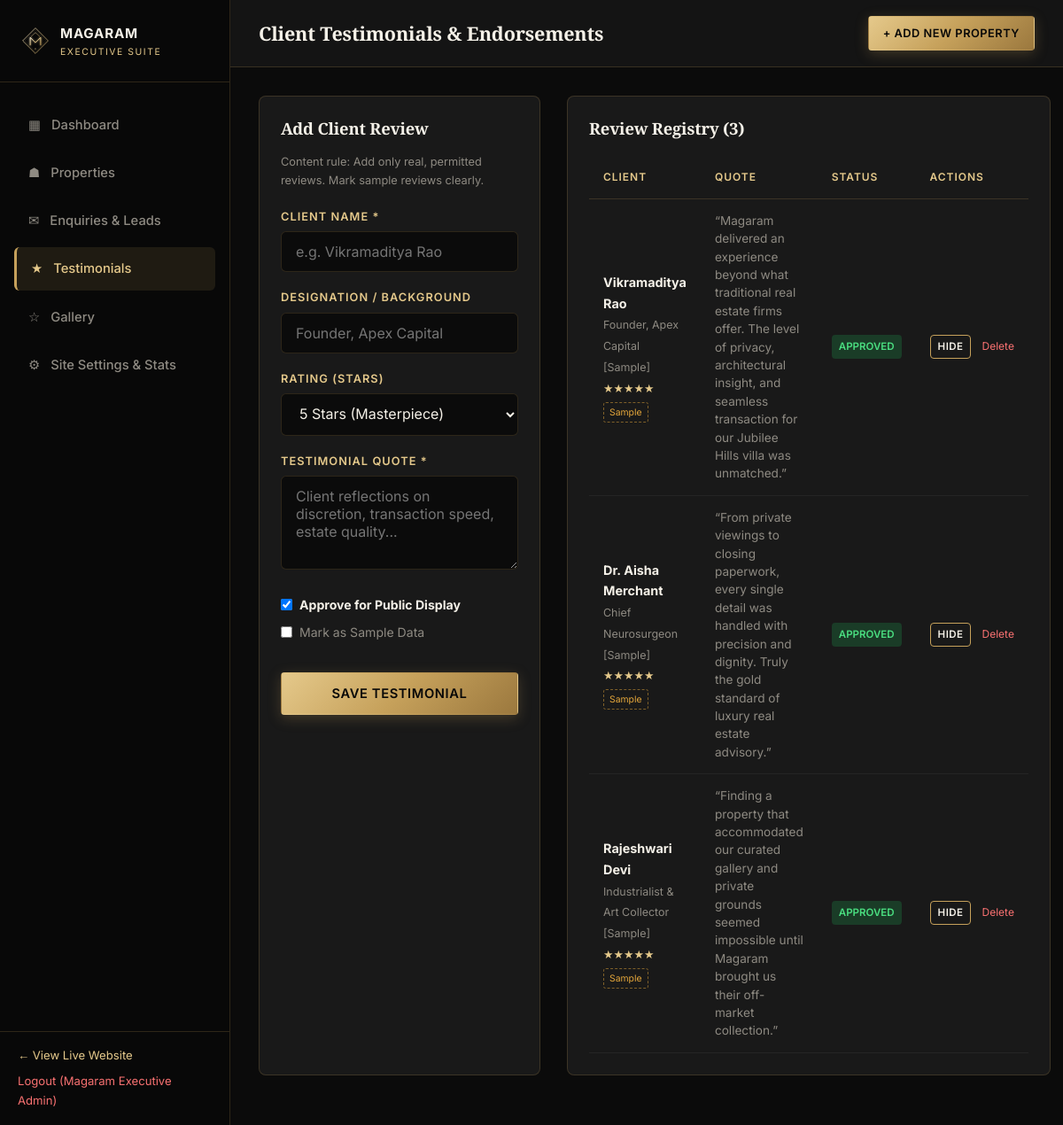
/admin/testimonials.php (signed in), run on an earlier commit of the app's database.
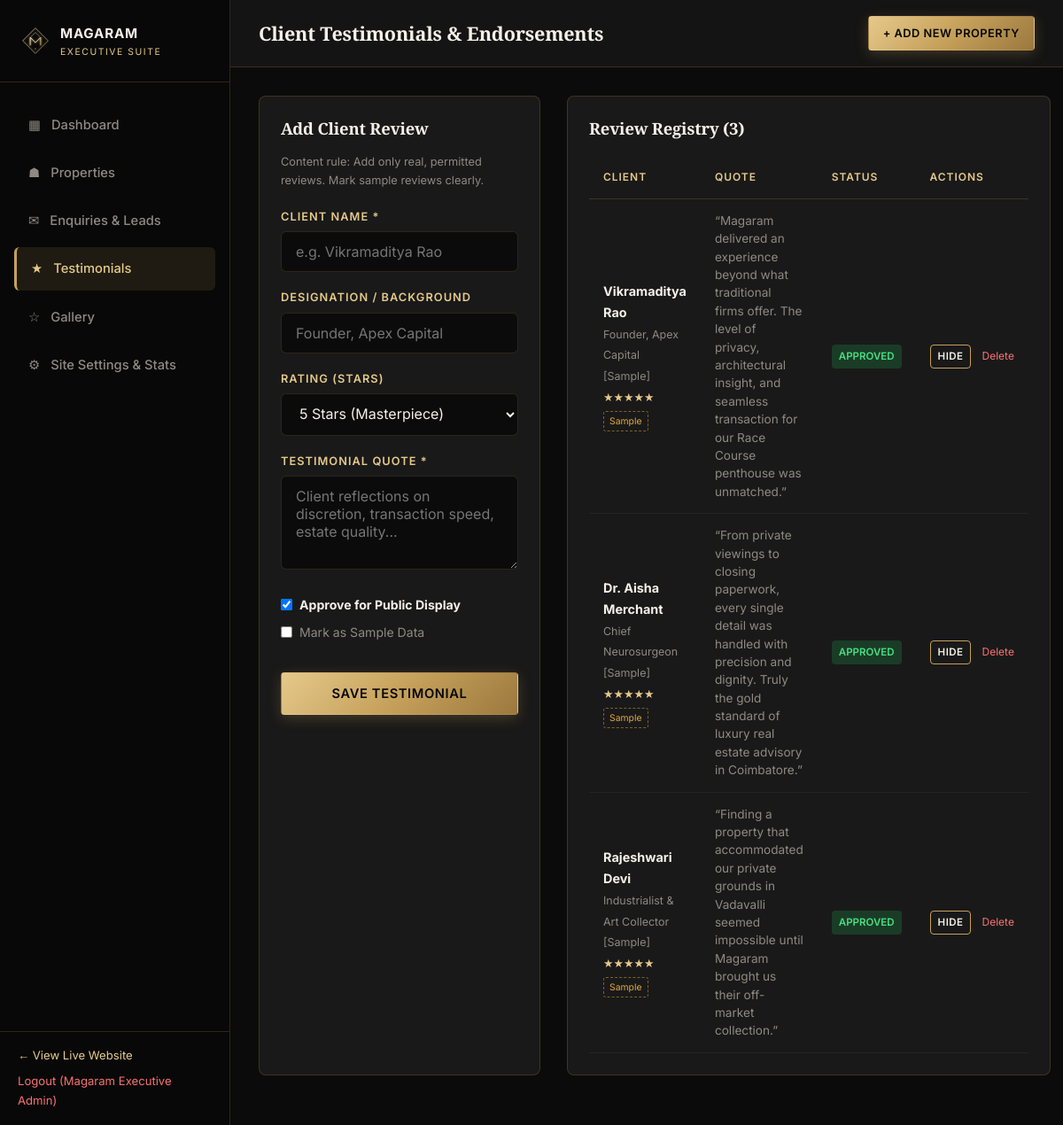
And on a later commit of the database.
### tables this page shows
CREATE TABLE IF NOT EXISTS `testimonials` (
    `id` INT AUTO_INCREMENT PRIMARY KEY,
    `name` VARCHAR(150) NOT NULL,
    `designation` VARCHAR(150) NOT NULL,
    `text` TEXT NOT NULL,
    `rating` INT NOT NULL DEFAULT 5,
    `is_approved` TINYINT(1) NOT NULL DEFAULT 0,
    `is_sample` TINYINT(1) NOT NULL DEFAULT 1,
    `created_at` DATETIME DEFAULT CURRENT_TIMESTAMP
);

### includes/functions.php (called while the page is built, shortened)
<?php
function e(?string $string): string {
    return htmlspecialchars($string ?? '', ENT_QUOTES, 'UTF-8');
}

### admin/testimonials.php (the view, shortened to what the changed rows need)
<?php
$db = get_db();
$testimonials = [];
if ($db) {
    try {
        $testimonials = $db->query("SELECT * FROM testimonials ORDER BY created_at DESC")->fetchAll();
    } catch (Exception $e) {}
}
require_once __DIR__ . '/includes/header.php';
?>
<div style="display: grid; grid-template-columns: 1fr 2fr; gap: 30px;">
    <div class="admin-card">
        <table class="admin-table">
            <thead>
                <tr>
                    <th>Client</th>
                    <th>Quote</th>
                    <th>Status</th>
                    <th>Actions</th>
                </tr>
            </thead>
            <tbody>
                <?php if (empty($testimonials)): ?>
                    <tr>
                        <td colspan="4" style="text-align: center; color: var(--admin-muted); padding: 30px;">
                            No testimonials recorded yet.
                        </td>
                    </tr>
                <?php else: ?>
                    <?php foreach ($testimonials as $t): ?>
                        <tr>
                            <td>
                                <strong><?= e($t['name']); ?></strong><br>
                                <span style="font-size: 0.78rem; color: var(--admin-muted);"><?= e($t['designation']); ?></span><br>
                                <span style="color: var(--gold-bright); font-size: 0.8rem;"><?= str_repeat('&#9733;', (int)$t['rating']); ?></span>
                                <?php if (!empty($t['is_sample'])): ?>
                                    <span class="sample-badge" style="display: block; width: fit-content; margin-top: 4px;">Sample</span>
                                <?php endif; ?>
                            </td>
                            <td style="max-width: 320px; font-size: 0.85rem; color: var(--admin-muted); line-height: 1.5;">
                                &ldquo;<?= e($t['text']); ?>&rdquo;
                            </td>
                            <td>
                                <?php if ($t['is_approved']): ?>
                                    <span class="badge badge-completed">Approved</span>
                                <?php else: ?>
                                    <span class="badge" style="background: rgba(239,68,68,0.2); color: #f87171;">Hidden</span>
                                <?php endif; ?>
                            </td>
                            <td style="white-space: nowrap;">
                                <?php if ($t['is_approved']): ?>
                                    <a href="?action=unapprove&id=<?= $t['id']; ?>" class="btn btn-outline btn-sm" style="padding: 3px 8px; font-size: 0.72rem;">Hide</a>
                                <?php else: ?>
                                    <a href="?action=approve&id=<?= $t['id']; ?>" class="btn btn-primary btn-sm" style="padding: 3px 8px; font-size: 0.72rem;">Approve</a>
                                <?php endif; ?>
                                <a href="?action=delete&id=<?= $t['id']; ?>" style="color: #f87171; margin-left: 8px; font-size: 0.75rem;" onclick="return confirm('Delete testimonial?');">Delete</a>
                            </td>
                        </tr>
                    <?php endforeach; ?>
                <?php endif; ?>
            </tbody>
        </table>
    </div>
</div>
<?php require_once __DIR__ . '/includes/footer.php'; ?>

What changed in the data, as far as the page shows it:
changed testimonials "Vikramaditya Rao": text "…experience beyond what traditional real estate firms offer. The level of privacy, architectural insight, and seamless transaction for our Jubilee Hills villa was unmatched." → "…experience beyond what traditional firms offer. The level of privacy, architectural insight, and seamless transaction for our Race Course penthouse was unmatched."
changed testimonials "Dr. Aisha Merchant": text "From private viewings to closing paperwork, every single detail was handled with precision and dignity. Truly the gold standard of luxury real estate advisory." → "…of luxury real estate advisory in Coimbatore."
changed testimonials "Rajeshwari Devi": text "Finding a property that accommodated our curated gallery and private grounds seemed impossible until Magaram brought us their off-market collection." → "Finding a property that accommodated our private grounds in Vadavalli seemed impossible until Magaram brought us their off-market collection."
